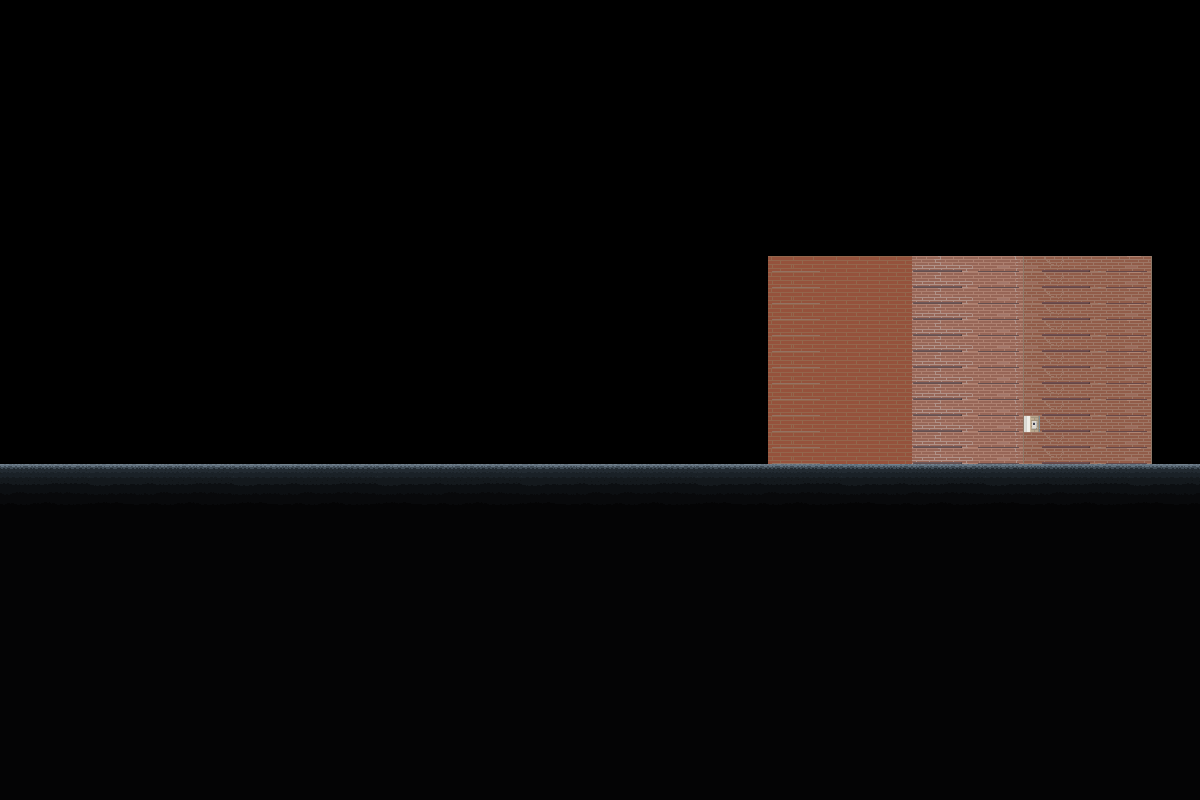

Tiled map render using the project's own tile images. Description and the map definition, with tile-layer contents summarised, below:
An orthogonal 75x50 tile map with 16x16 px tiles, 5 tile layers (bg1, bg2, ground, objects, ...) and 5 objects (room1_1, spawn, 120, WorkerExit, ButtonEvent).

<map version="1.0" orientation="orthogonal" renderorder="right-down" width="75" height="50" tilewidth="16" tileheight="16" nextobjectid="17">
 <properties>
  <property name="ambient" value="DAYNIGHT" />
  <property name="bg" value="industrial" />
  <property name="bgm day" value="Opulent Gems" />
  <property name="bgm night" value="Midnight Waves" />
  <property name="name" value="Factory" />
  <property name="next" value="Villain HQ" />
  <property name="nextWarp" value="2" />
  <property name="previous" value="Warehouse" />
  <property name="spawners" value="false" />
 </properties>
 <tileset firstgid="1" name="Tiledtest" tilewidth="16" tileheight="16" tilecount="7200">
  <image source="tilesets/residential.png" width="1152" height="1608" />
  <tile id="0">
   <properties>
    <property name="type" value="concrete" />
   </properties>
  </tile>
  <tile id="1">
   <properties>
    <property name="type" value="concrete" />
   </properties>
  </tile>
  <tile id="2">
   <properties>
    <property name="type" value="concrete" />
   </properties>
  </tile>
  <tile id="3">
   <properties>
    <property name="type" value="concrete" />
   </properties>
  </tile>
  <tile id="4">
   <properties>
    <property name="type" value="concrete" />
   </properties>
  </tile>
  <tile id="5">
   <properties>
    <property name="type" value="concrete" />
   </properties>
  </tile>
  <tile id="6">
   <properties>
    <property name="type" value="concrete" />
   </properties>
  </tile>
  <tile id="7">
   <properties>
    <property name="type" value="concrete" />
   </properties>
  </tile>
  <tile id="8">
   <properties>
    <property name="type" value="concrete" />
   </properties>
  </tile>
  <tile id="72">
   <properties>
    <property name="type" value="concrete" />
   </properties>
  </tile>
  <tile id="73">
   <properties>
    <property name="type" value="concrete" />
   </properties>
  </tile>
  <tile id="74">
   <properties>
    <property name="type" value="concrete" />
   </properties>
  </tile>
  <tile id="75">
   <properties>
    <property name="type" value="concrete" />
   </properties>
  </tile>
  <tile id="76">
   <properties>
    <property name="type" value="concrete" />
   </properties>
  </tile>
  <tile id="77">
   <properties>
    <property name="type" value="concrete" />
   </properties>
  </tile>
  <tile id="78">
   <properties>
    <property name="type" value="concrete" />
   </properties>
  </tile>
  <tile id="79">
   <properties>
    <property name="type" value="concrete" />
   </properties>
  </tile>
  <tile id="80">
   <properties>
    <property name="type" value="concrete" />
   </properties>
  </tile>
  <tile id="144">
   <properties>
    <property name="type" value="concrete" />
   </properties>
  </tile>
  <tile id="145">
   <properties>
    <property name="type" value="concrete" />
   </properties>
  </tile>
  <tile id="146">
   <properties>
    <property name="type" value="concrete" />
   </properties>
  </tile>
  <tile id="147">
   <properties>
    <property name="type" value="concrete" />
   </properties>
  </tile>
  <tile id="148">
   <properties>
    <property name="type" value="concrete" />
   </properties>
  </tile>
  <tile id="149">
   <properties>
    <property name="type" value="concrete" />
   </properties>
  </tile>
  <tile id="150">
   <properties>
    <property name="type" value="concrete" />
   </properties>
  </tile>
  <tile id="151">
   <properties>
    <property name="type" value="concrete" />
   </properties>
  </tile>
  <tile id="152">
   <properties>
    <property name="type" value="concrete" />
   </properties>
  </tile>
 </tileset>
 <layer name="bg1" width="75" height="50">
  <data>[3750 cells, 312 non-empty, 25 distinct tile ids]</data>
 </layer>
 <layer name="bg2" width="75" height="50">
  <data>[3750 cells, 0 non-empty, 0 distinct tile ids]</data>
 </layer>
 <layer name="ground" width="75" height="50">
  <data>[3750 cells, 1575 non-empty, 54 distinct tile ids]</data>
 </layer>
 <layer name="objects" width="75" height="50">
  <data>[3750 cells, 0 non-empty, 0 distinct tile ids]</data>
 </layer>
 <layer name="fg" width="75" height="50">
  <data>[3750 cells, 0 non-empty, 0 distinct tile ids]</data>
 </layer>
 <objectgroup name="entities">
  <object id="1" name="room1_1" x="552" y="392" width="37" height="73">
   <properties>
    <property name="ID" value="2" />
    <property name="next" value="UnderaBridge" />
    <property name="nextWarp" value="0" />
    <property name="warp" value="" />
   </properties>
  </object>
  <object id="2" name="spawn" x="604" y="448" width="16" height="16">
   <properties>
    <property name="spawn" value="" />
   </properties>
  </object>
  <object id="3" name="120" x="736" y="448" width="16" height="16">
   <properties>
    <property name="ID" value="120" />
    <property name="NPC" value="cashier" />
    <property name="layer" value="player" />
    <property name="name" value="Argus" />
    <property name="script" value="factoryWorkerEntrance" />
    <property name="state" value="faceplayer" />
   </properties>
  </object>
  <object id="13" name="WorkerExit" x="1024" y="432">
   <properties>
    <property name="name" value="WorkerExit" />
   </properties>
   <polyline points="0,0 160,0" />
  </object>
  <object id="15" name="ButtonEvent" x="1024" y="416" width="16" height="48">
   <properties>
    <property name="event" value="" />
    <property name="firstTask" value="SBCanPushButton" />
   </properties>
  </object>
 </objectgroup>
</map>
